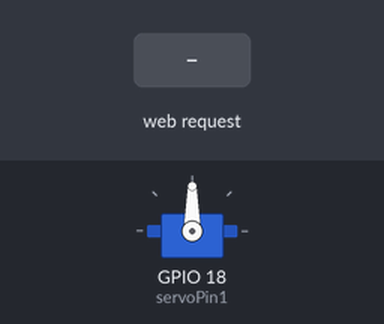
A sketch run on a simulated ESP32. Parts: servo. Inputs (shaded band) come from the test bench. WiFi joins after 1.5 s; servers stay silent unless stated; what the sketch prints to the serial monitor is not drawn.

Above: at 2.7 s.
2.8 s: HTTP request GET /setServo?pos=1 received
At 4.0 s:
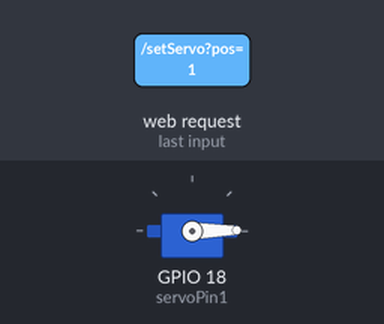
4.3 s: HTTP request GET /setServo?pos=120 received
At 5.2 s:
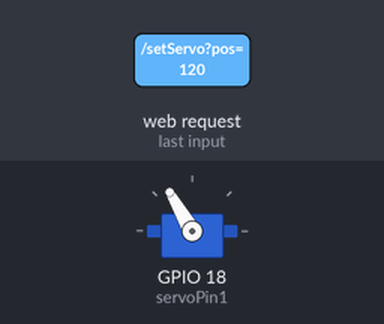
Timing chart, 0 to 7.3 s (numbered marks = the images above; inputs shaded):
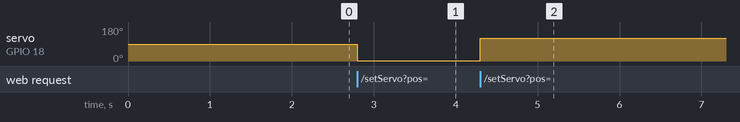

Measured:
- after the input at 2.8 s, servo on GPIO 18 (servoPin1): 90° → 1° at once
- after the input at 4.3 s, servo on GPIO 18 (servoPin1): 1° → 120° at once

The sketch:

code.ino
```cpp
#include <Arduino.h>
#include <WiFi.h>
#include <WebServer.h>
#include <ESP32Servo.h>

const char* ssid = "yourSSID";
const char* password = "yourPASSWORD";

WebServer server(80);
Servo servoLink1;
const int servoPin1 = 18; // PWM-capable pin

// HTML page with a slider
String htmlPage = R"rawliteral(
<!DOCTYPE html>
<html>
  <body>
    <h2>ESP32 Servo Control</h2>
    <input type="range" min="0" max="180" value="90" id="servoSlider" oninput="updateServo(this.value)">
    <p>Position: <span id="posValue">90</span> degrees</p>

    <script>
      function updateServo(pos) {
        document.getElementById("posValue").innerText = pos;
        fetch(`/setServo?pos=${pos}`);
      }
    </script>
  </body>
</html>
)rawliteral";

// Serve the main page
void handleRoot() {
  server.send(200, "text/html", htmlPage);
}

// Handle slider position changes
void handleSetServo() {
  if (server.hasArg("pos")) {
    int pos = server.arg("pos").toInt();
    servoLink1.write(pos);
    Serial.printf("Servo moved to %d degrees\n", pos);
  }
  server.send(200, "text/plain", "OK");
}

void setup() {
  Serial.begin(115200);
  servoLink1.attach(servoPin1);

  WiFi.begin(ssid, password);
  Serial.print("Connecting to WiFi");
  while (WiFi.status() != WL_CONNECTED) {
    Serial.print(".");
    delay(500);
  }
  Serial.println("\nConnected!");
  Serial.print("IP Address: ");
  Serial.println(WiFi.localIP());

  server.on("/", handleRoot);
  server.on("/setServo", handleSetServo);
  server.begin();
}

void loop() {
  server.handleClient();
}
```
